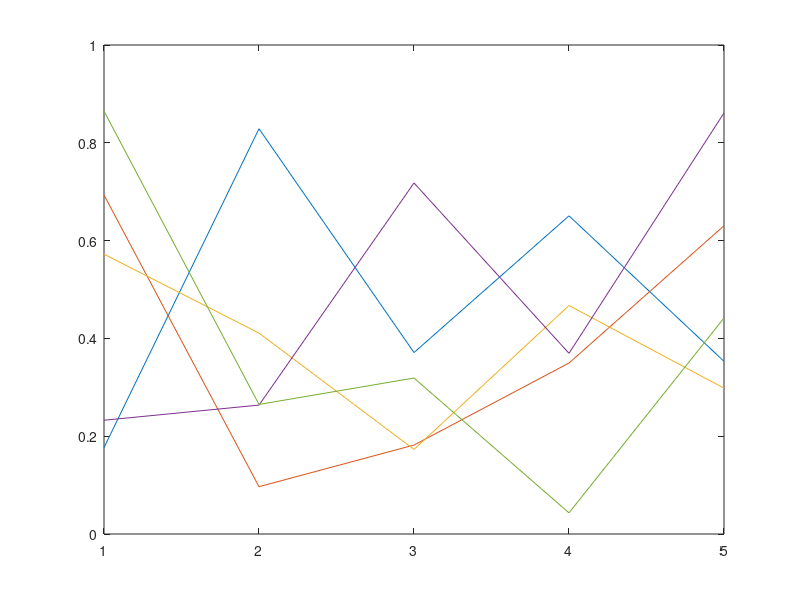

Source code (MATLAB):
%% Capture Axes Plus 30 Pixel Border
% Capture the interior of an axes plus a margin of 30 pixels in each
% direction.

% Copyright 2015 The MathWorks, Inc.


%% Can't embed yet
% Create a plot of random data. 

plot(rand(5))

%%
% Change the axes units to pixels and return the current axes position. The
% third and fourth elements of the position vector specify the axes width
% and height in pixels.
set(gca,'Units','pixels')
pos = get(gca,'Position')

%%
% Create a four-element vector, |rect|, that defines a rectangular area
% covering the axes plus the desired margin. The first two elements of
% |rect| specify the lower-left corner of the rectangle relative to the
% lower-left corner of the axes. The last two elements of |rect| specify
% the width and height of the rectangle.

marg = 30;
rect = [-marg, -marg, pos(3)+2*marg, pos(4)+2*marg];
F = getframe(gca,rect);

%%
% Use |imshow| to display the captured image data. 

%% Embed this section
figure
imshow(F.cdata)
